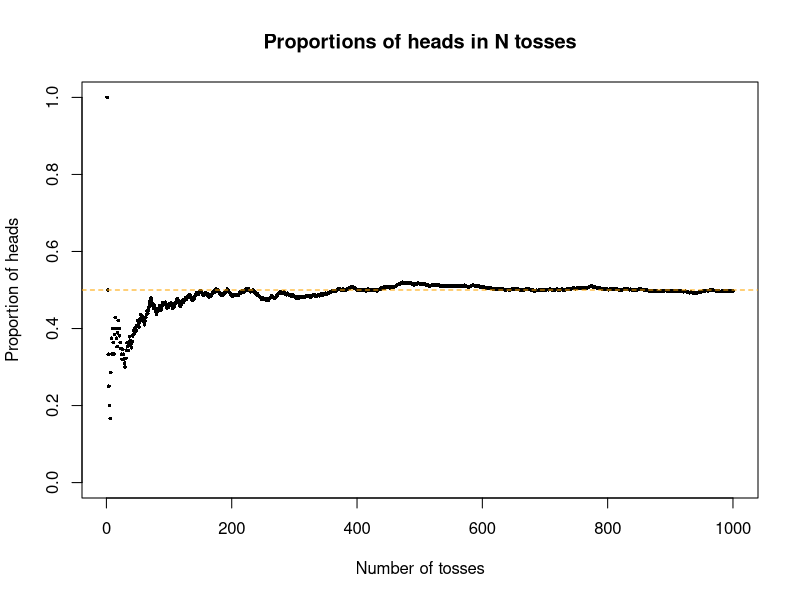

R code for this plot:
## ---- chunk 1

set.seed(1) # for reproducibility of the experiments

## ---- chunk 2
coin_sample_space <- c("head","tail")
coin_sample_space
## ---- chunk 3
sample(coin_sample_space, size = 1)
## ---- chunk 4
sample(coin_sample_space, size = 1)
## ---- chunk 5
N <- 20
sample(coin_sample_space, size = N, replace = TRUE)
## ---- chunk 6
sample_coin <- sample(coin_sample_space, size = N, replace = TRUE)
## ---- chunk 7
table(sample_coin)
## ---- chunk 8
N <- 1000
sample_coin <- sample(coin_sample_space, size = N, replace = TRUE)
is_head <- (sample_coin == "head")
total_heads_so_far <- cumsum(is_head)
total_toss_so_far <- 1:N
proportion_of_heads <- total_heads_so_far/total_toss_so_far

plot(
  proportion_of_heads, pch = 16, cex = 0.5, ylim = c(0,1),
  main = "Proportions of heads in N tosses", 
  xlab = "Number of tosses", 
  ylab = "Proportion of heads"
)
abline(h = 0.5, col = "orange", lty = 2)
## ---- chunk 9
N <- 1000000
sample_coin <- sample(coin_sample_space, size = N, replace = TRUE)
is_head <- (sample_coin == "head")
total_heads_so_far <- cumsum(is_head)
total_toss_so_far <- 1:N
proportion_of_heads <- total_heads_so_far/total_toss_so_far
proportion_of_heads[N]
## ---- chunk 10
factorial(7)/factorial(7-3)
## ---- chunk 11
choose(7,3)
## ---- chunk 12

sample_unfair_coin <- 
  sample(coin_sample_space, size = 100, prob = c(0.2, 0.8), replace = TRUE)
table(sample_unfair_coin)

